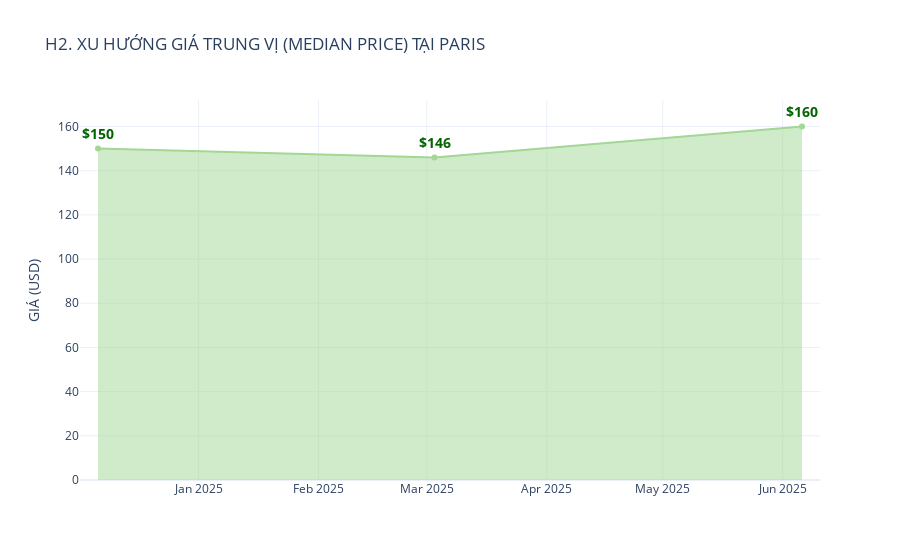

The notebook cell this image was saved under:
### Code cell
# =========================================================================
## 📈 2. KPI VỀ GIÁ (paris_02_price.pdf) - BIỂU ĐỒ KHU VỰC
# =========================================================================
print("\nĐang tạo biểu đồ 2: Giá trung vị (Biểu đồ Khu vực)...")
df_price_sorted = df_price.sort_values('snapshot_date')

# Tạo biểu đồ Khu vực (Area Plot)
fig_price = px.area(
    df_price_sorted, 
    x='snapshot_date', 
    y='median_price', 
    markers=True, # Thêm markers tại các điểm dữ liệu
    title=f'H2. XU HƯỚNG GIÁ TRUNG VỊ (MEDIAN PRICE) TẠI {CITY_NAME.upper()}',
    labels={'median_price': 'GIÁ (USD)'},
    color_discrete_sequence=['#A2D794'], # Màu xanh lá nhạt cho Area Plot
)

# Thêm nhãn giá trị (text annotations) lên trên các điểm
for index, row in df_price_sorted.iterrows():
    fig_price.add_annotation(
        x=row['snapshot_date'],
        y=row['median_price'],
        # Định dạng giá trị $xx, làm tròn về số nguyên
        text=f'${int(row["median_price"])}',
        showarrow=False,
        yref='y',
        yshift=15, # Dịch chuyển lên trên marker
        font=dict(size=14, color='darkgreen', weight='bold') 
    )

# Điều chỉnh layout theo yêu cầu (định dạng trục x, tiêu đề)
fig_price.update_layout(
    xaxis_title='',
    yaxis_title='GIÁ (USD)',
    xaxis={'categoryorder': 'array', 'categoryarray': df_price_sorted['snapshot_date'].unique()},
    showlegend=False,
)

fig_price.show()
# Lưu file vào thư mục figures/
fig_price.write_image(FIGURES_DIR / 'paris_02_price.pdf') 
print("✅ Đã lưu paris_02_price.pdf")

### Figure 1 — Plotly figure (JSON) as saved in the notebook; plotly's stock layout.template omitted (floating-point values rounded to 4 significant figures)
{"data": [{"fillpattern": {"shape": ""}, "hovertemplate": "snapshot_date=%{x}<br>GIÁ (USD)=%{y}<extra></extra>", "legendgroup": "", "line": {"color": "#A2D794"}, "marker": {"symbol": "circle"}, "mode": "lines+markers", "name": "", "orientation": "v", "showlegend": false, "stackgroup": "1", "type": "scatter", "x": ["2024-12-06T00:00:00.000000000", "2025-03-03T00:00:00.000000000", "2025-06-06T00:00:00.000000000"], "xaxis": "x", "y": [150.0, 146.0, 160.0], "yaxis": "y"}], "layout": {"annotations": [{"font": {"color": "darkgreen", "size": 14, "weight": "bold"}, "showarrow": false, "text": "$150", "x": "2024-12-06T00:00:00", "y": 150, "yref": "y", "yshift": 15}, {"font": {"color": "darkgreen", "size": 14, "weight": "bold"}, "showarrow": false, "text": "$146", "x": "2025-03-03T00:00:00", "y": 146, "yref": "y", "yshift": 15}, {"font": {"color": "darkgreen", "size": 14, "weight": "bold"}, "showarrow": false, "text": "$160", "x": "2025-06-06T00:00:00", "y": 160, "yref": "y", "yshift": 15}], "legend": {"tracegroupgap": 0}, "showlegend": false, "title": {"text": "H2. XU HƯỚNG GIÁ TRUNG VỊ (MEDIAN PRICE) TẠI PARIS"}, "xaxis": {"anchor": "y", "categoryarray": ["2024-12-06T00:00:00.000000000", "2025-03-03T00:00:00.000000000", "2025-06-06T00:00:00.000000000"], "categoryorder": "array", "domain": [0, 1], "title": {"text": ""}}, "yaxis": {"anchor": "x", "domain": [0, 1], "title": {"text": "GIÁ (USD)"}}}}
